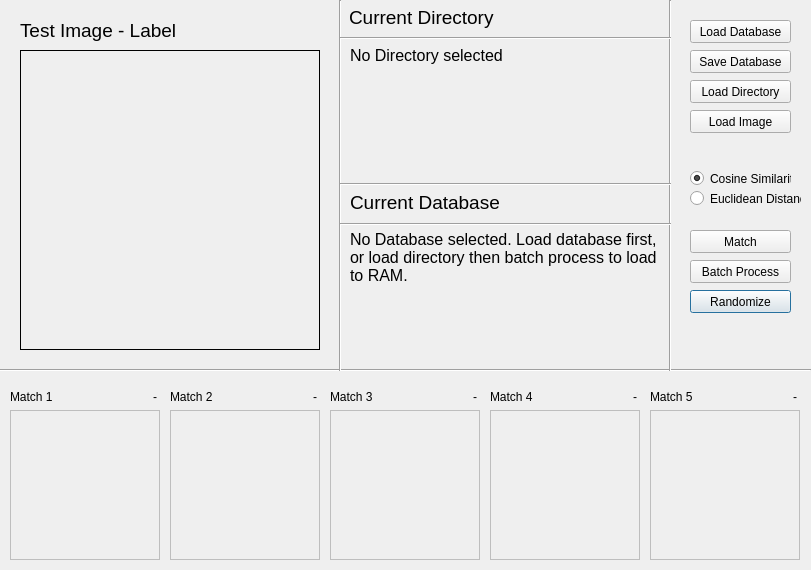
<?xml version="1.0" encoding="UTF-8"?>
<ui version="4.0">
 <class>Dialog</class>
 <widget class="QDialog" name="Dialog">
  <property name="geometry">
   <rect>
    <x>0</x>
    <y>0</y>
    <width>811</width>
    <height>570</height>
   </rect>
  </property>
  <property name="windowTitle">
   <string>Tubes Kenal Muka - Awoo-Bot</string>
  </property>
  <widget class="Line" name="line">
   <property name="geometry">
    <rect>
     <x>0</x>
     <y>360</y>
     <width>811</width>
     <height>21</height>
    </rect>
   </property>
   <property name="orientation">
    <enum>Qt::Horizontal</enum>
   </property>
  </widget>
  <widget class="QLabel" name="testlabel2">
   <property name="geometry">
    <rect>
     <x>20</x>
     <y>20</y>
     <width>161</width>
     <height>21</height>
    </rect>
   </property>
   <property name="font">
    <font>
     <pointsize>14</pointsize>
    </font>
   </property>
   <property name="text">
    <string>Test Image - Label</string>
   </property>
  </widget>
  <widget class="QLabel" name="testImage">
   <property name="geometry">
    <rect>
     <x>20</x>
     <y>50</y>
     <width>300</width>
     <height>300</height>
    </rect>
   </property>
   <property name="frameShape">
    <enum>QFrame::Box</enum>
   </property>
   <property name="frameShadow">
    <enum>QFrame::Plain</enum>
   </property>
   <property name="text">
    <string/>
   </property>
   <property name="alignment">
    <set>Qt::AlignLeading|Qt::AlignLeft|Qt::AlignTop</set>
   </property>
  </widget>
  <widget class="QLabel" name="resImage">
   <property name="enabled">
    <bool>false</bool>
   </property>
   <property name="geometry">
    <rect>
     <x>10</x>
     <y>410</y>
     <width>150</width>
     <height>150</height>
    </rect>
   </property>
   <property name="frameShape">
    <enum>QFrame::Box</enum>
   </property>
   <property name="text">
    <string/>
   </property>
  </widget>
  <widget class="QLabel" name="resImage_2">
   <property name="enabled">
    <bool>false</bool>
   </property>
   <property name="geometry">
    <rect>
     <x>170</x>
     <y>410</y>
     <width>150</width>
     <height>150</height>
    </rect>
   </property>
   <property name="frameShape">
    <enum>QFrame::Box</enum>
   </property>
   <property name="text">
    <string/>
   </property>
  </widget>
  <widget class="QLabel" name="resImage_3">
   <property name="enabled">
    <bool>false</bool>
   </property>
   <property name="geometry">
    <rect>
     <x>330</x>
     <y>410</y>
     <width>150</width>
     <height>150</height>
    </rect>
   </property>
   <property name="frameShape">
    <enum>QFrame::Box</enum>
   </property>
   <property name="text">
    <string/>
   </property>
  </widget>
  <widget class="QLabel" name="resImage_4">
   <property name="enabled">
    <bool>false</bool>
   </property>
   <property name="geometry">
    <rect>
     <x>490</x>
     <y>410</y>
     <width>150</width>
     <height>150</height>
    </rect>
   </property>
   <property name="frameShape">
    <enum>QFrame::Box</enum>
   </property>
   <property name="text">
    <string/>
   </property>
  </widget>
  <widget class="QLabel" name="resImage_5">
   <property name="enabled">
    <bool>false</bool>
   </property>
   <property name="geometry">
    <rect>
     <x>650</x>
     <y>410</y>
     <width>150</width>
     <height>150</height>
    </rect>
   </property>
   <property name="frameShape">
    <enum>QFrame::Box</enum>
   </property>
   <property name="text">
    <string/>
   </property>
  </widget>
  <widget class="QPushButton" name="randomizeButton">
   <property name="geometry">
    <rect>
     <x>690</x>
     <y>290</y>
     <width>101</width>
     <height>23</height>
    </rect>
   </property>
   <property name="text">
    <string>Randomize</string>
   </property>
  </widget>
  <widget class="QLabel" name="matchLabel">
   <property name="geometry">
    <rect>
     <x>10</x>
     <y>390</y>
     <width>47</width>
     <height>13</height>
    </rect>
   </property>
   <property name="text">
    <string>Match 1</string>
   </property>
  </widget>
  <widget class="QLabel" name="matchLabel_2">
   <property name="geometry">
    <rect>
     <x>170</x>
     <y>390</y>
     <width>47</width>
     <height>13</height>
    </rect>
   </property>
   <property name="text">
    <string>Match 2</string>
   </property>
  </widget>
  <widget class="QLabel" name="matchLabel_3">
   <property name="geometry">
    <rect>
     <x>330</x>
     <y>390</y>
     <width>47</width>
     <height>13</height>
    </rect>
   </property>
   <property name="text">
    <string>Match 3</string>
   </property>
  </widget>
  <widget class="QLabel" name="matchLabel_4">
   <property name="geometry">
    <rect>
     <x>490</x>
     <y>390</y>
     <width>47</width>
     <height>13</height>
    </rect>
   </property>
   <property name="text">
    <string>Match 4</string>
   </property>
  </widget>
  <widget class="QLabel" name="matchLabel_5">
   <property name="geometry">
    <rect>
     <x>650</x>
     <y>390</y>
     <width>47</width>
     <height>13</height>
    </rect>
   </property>
   <property name="text">
    <string>Match 5</string>
   </property>
  </widget>
  <widget class="QLabel" name="matchRate">
   <property name="geometry">
    <rect>
     <x>110</x>
     <y>390</y>
     <width>47</width>
     <height>13</height>
    </rect>
   </property>
   <property name="text">
    <string>-</string>
   </property>
   <property name="alignment">
    <set>Qt::AlignRight|Qt::AlignTrailing|Qt::AlignVCenter</set>
   </property>
  </widget>
  <widget class="QLabel" name="matchRate_2">
   <property name="geometry">
    <rect>
     <x>270</x>
     <y>390</y>
     <width>47</width>
     <height>13</height>
    </rect>
   </property>
   <property name="text">
    <string>-</string>
   </property>
   <property name="alignment">
    <set>Qt::AlignRight|Qt::AlignTrailing|Qt::AlignVCenter</set>
   </property>
  </widget>
  <widget class="QLabel" name="matchRate_3">
   <property name="geometry">
    <rect>
     <x>430</x>
     <y>390</y>
     <width>47</width>
     <height>13</height>
    </rect>
   </property>
   <property name="text">
    <string>-</string>
   </property>
   <property name="alignment">
    <set>Qt::AlignRight|Qt::AlignTrailing|Qt::AlignVCenter</set>
   </property>
  </widget>
  <widget class="QLabel" name="matchRate_4">
   <property name="geometry">
    <rect>
     <x>590</x>
     <y>390</y>
     <width>47</width>
     <height>13</height>
    </rect>
   </property>
   <property name="text">
    <string>-</string>
   </property>
   <property name="alignment">
    <set>Qt::AlignRight|Qt::AlignTrailing|Qt::AlignVCenter</set>
   </property>
  </widget>
  <widget class="QLabel" name="matchRate_5">
   <property name="geometry">
    <rect>
     <x>750</x>
     <y>390</y>
     <width>47</width>
     <height>13</height>
    </rect>
   </property>
   <property name="text">
    <string>-</string>
   </property>
   <property name="alignment">
    <set>Qt::AlignRight|Qt::AlignTrailing|Qt::AlignVCenter</set>
   </property>
  </widget>
  <widget class="QPushButton" name="loadDatabaseButton">
   <property name="geometry">
    <rect>
     <x>690</x>
     <y>20</y>
     <width>101</width>
     <height>23</height>
    </rect>
   </property>
   <property name="text">
    <string>Load Database</string>
   </property>
  </widget>
  <widget class="QLabel" name="label">
   <property name="geometry">
    <rect>
     <x>350</x>
     <y>194</y>
     <width>181</width>
     <height>16</height>
    </rect>
   </property>
   <property name="font">
    <font>
     <pointsize>14</pointsize>
    </font>
   </property>
   <property name="text">
    <string>Current Database</string>
   </property>
  </widget>
  <widget class="QLabel" name="label_2">
   <property name="geometry">
    <rect>
     <x>349</x>
     <y>2</y>
     <width>181</width>
     <height>31</height>
    </rect>
   </property>
   <property name="font">
    <font>
     <pointsize>14</pointsize>
    </font>
   </property>
   <property name="text">
    <string>Current Directory</string>
   </property>
  </widget>
  <widget class="Line" name="line_2">
   <property name="geometry">
    <rect>
     <x>660</x>
     <y>0</y>
     <width>21</width>
     <height>371</height>
    </rect>
   </property>
   <property name="orientation">
    <enum>Qt::Vertical</enum>
   </property>
  </widget>
  <widget class="Line" name="line_3">
   <property name="geometry">
    <rect>
     <x>330</x>
     <y>0</y>
     <width>20</width>
     <height>371</height>
    </rect>
   </property>
   <property name="orientation">
    <enum>Qt::Vertical</enum>
   </property>
  </widget>
  <widget class="Line" name="line_4">
   <property name="geometry">
    <rect>
     <x>340</x>
     <y>30</y>
     <width>331</width>
     <height>16</height>
    </rect>
   </property>
   <property name="orientation">
    <enum>Qt::Horizontal</enum>
   </property>
  </widget>
  <widget class="Line" name="line_5">
   <property name="geometry">
    <rect>
     <x>340</x>
     <y>176</y>
     <width>331</width>
     <height>16</height>
    </rect>
   </property>
   <property name="orientation">
    <enum>Qt::Horizontal</enum>
   </property>
  </widget>
  <widget class="Line" name="line_6">
   <property name="geometry">
    <rect>
     <x>340</x>
     <y>216</y>
     <width>331</width>
     <height>16</height>
    </rect>
   </property>
   <property name="orientation">
    <enum>Qt::Horizontal</enum>
   </property>
  </widget>
  <widget class="QPushButton" name="loadImageButton">
   <property name="geometry">
    <rect>
     <x>690</x>
     <y>110</y>
     <width>101</width>
     <height>23</height>
    </rect>
   </property>
   <property name="text">
    <string>Load Image</string>
   </property>
  </widget>
  <widget class="QPushButton" name="batchProcessButton">
   <property name="geometry">
    <rect>
     <x>690</x>
     <y>260</y>
     <width>101</width>
     <height>23</height>
    </rect>
   </property>
   <property name="text">
    <string>Batch Process</string>
   </property>
  </widget>
  <widget class="QPushButton" name="loadDirectoryButton">
   <property name="geometry">
    <rect>
     <x>690</x>
     <y>80</y>
     <width>101</width>
     <height>23</height>
    </rect>
   </property>
   <property name="text">
    <string>Load Directory</string>
   </property>
  </widget>
  <widget class="QLabel" name="currentDirLabel">
   <property name="geometry">
    <rect>
     <x>350</x>
     <y>46</y>
     <width>311</width>
     <height>121</height>
    </rect>
   </property>
   <property name="font">
    <font>
     <pointsize>12</pointsize>
    </font>
   </property>
   <property name="text">
    <string>No Directory selected</string>
   </property>
   <property name="alignment">
    <set>Qt::AlignLeading|Qt::AlignLeft|Qt::AlignTop</set>
   </property>
   <property name="wordWrap">
    <bool>true</bool>
   </property>
  </widget>
  <widget class="QLabel" name="currentDbLabel">
   <property name="geometry">
    <rect>
     <x>350</x>
     <y>230</y>
     <width>311</width>
     <height>121</height>
    </rect>
   </property>
   <property name="font">
    <font>
     <pointsize>12</pointsize>
    </font>
   </property>
   <property name="text">
    <string>No Database selected. Load database first, or load directory then batch process to load to RAM.</string>
   </property>
   <property name="alignment">
    <set>Qt::AlignLeading|Qt::AlignLeft|Qt::AlignTop</set>
   </property>
   <property name="wordWrap">
    <bool>true</bool>
   </property>
  </widget>
  <widget class="QPushButton" name="saveDbButton">
   <property name="geometry">
    <rect>
     <x>690</x>
     <y>50</y>
     <width>101</width>
     <height>23</height>
    </rect>
   </property>
   <property name="text">
    <string>Save Database</string>
   </property>
  </widget>
  <widget class="QRadioButton" name="cosRadioButton">
   <property name="geometry">
    <rect>
     <x>690</x>
     <y>170</y>
     <width>101</width>
     <height>17</height>
    </rect>
   </property>
   <property name="text">
    <string>Cosine Similarity</string>
   </property>
   <property name="checked">
    <bool>true</bool>
   </property>
  </widget>
  <widget class="QRadioButton" name="euclidRadioButton">
   <property name="geometry">
    <rect>
     <x>690</x>
     <y>190</y>
     <width>111</width>
     <height>17</height>
    </rect>
   </property>
   <property name="text">
    <string>Euclidean Distance</string>
   </property>
  </widget>
  <widget class="QPushButton" name="matchButton">
   <property name="geometry">
    <rect>
     <x>690</x>
     <y>230</y>
     <width>101</width>
     <height>23</height>
    </rect>
   </property>
   <property name="text">
    <string>Match</string>
   </property>
  </widget>
 </widget>
 <resources/>
 <connections/>
</ui>
